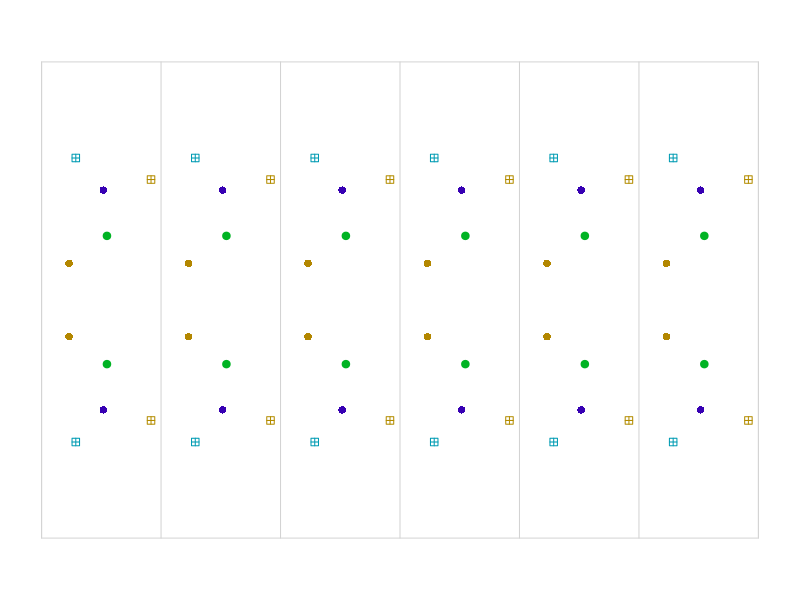
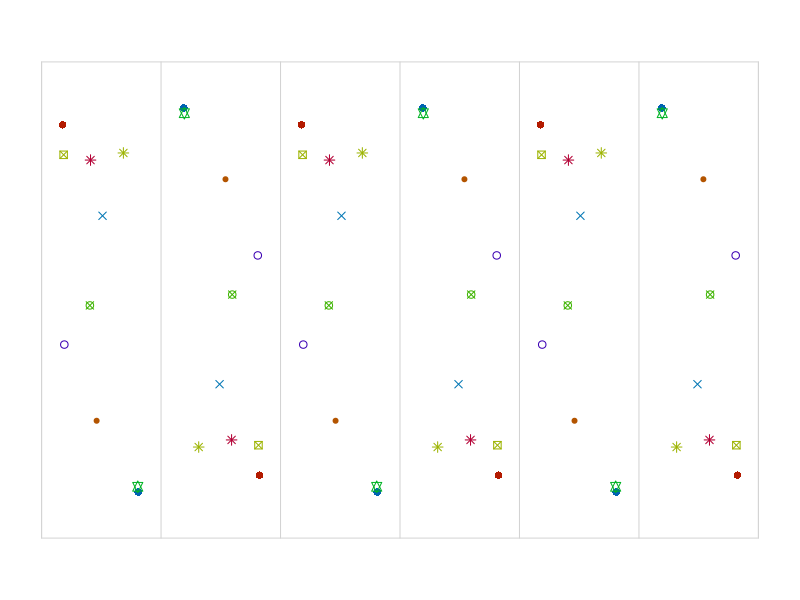
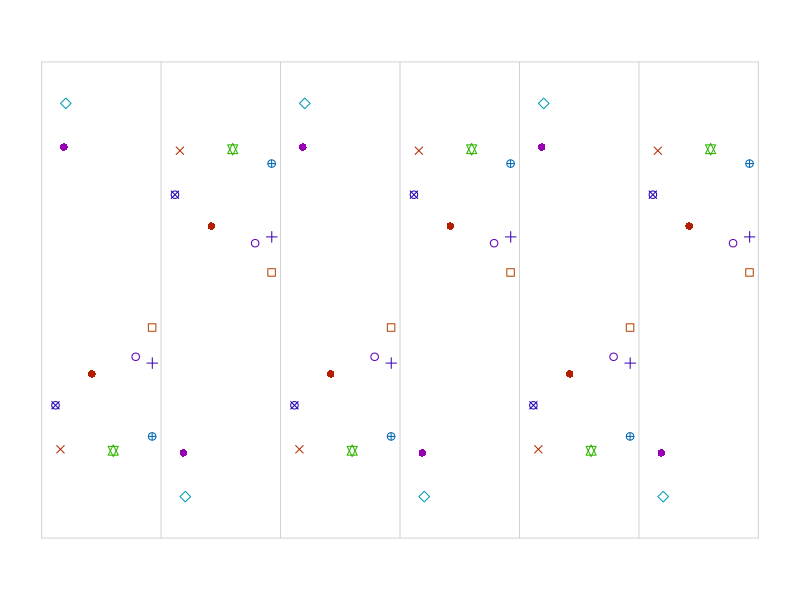
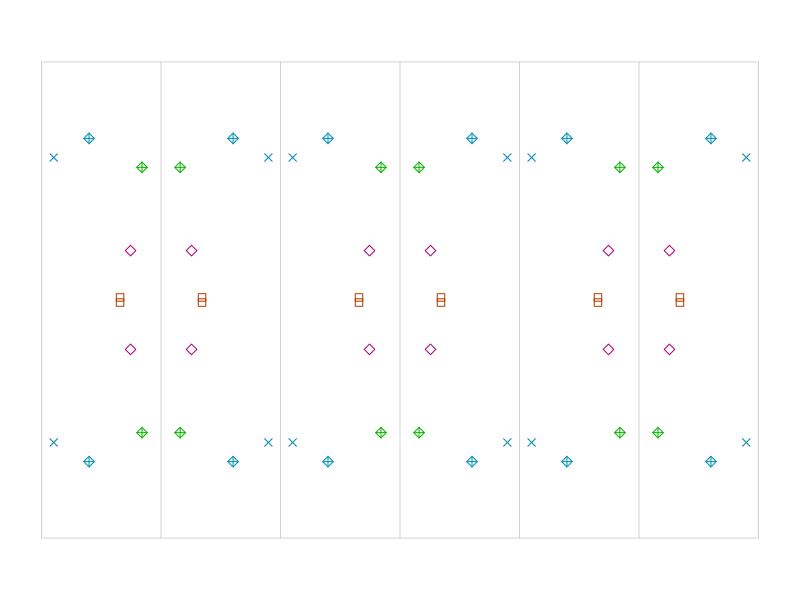
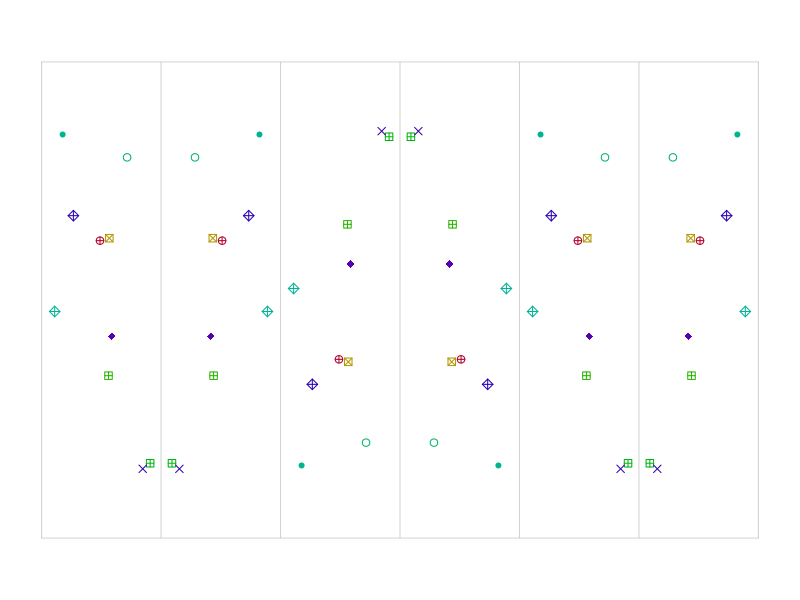
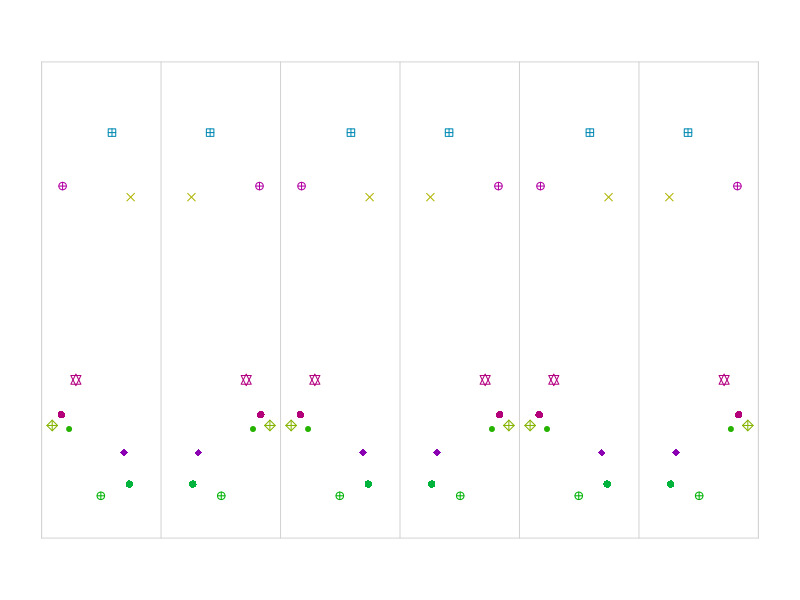
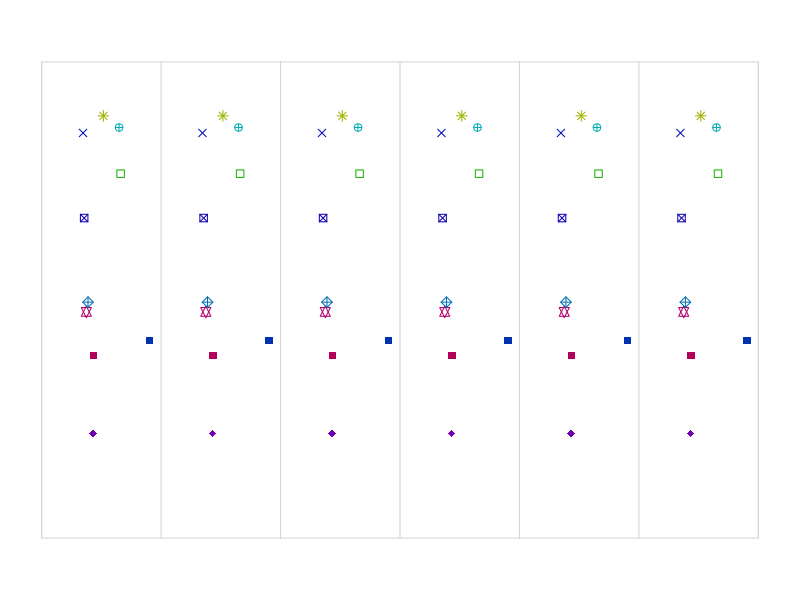

These figures' R source, in order:
## ---- chunk 1
fgs = sample(1:7,7)

sols = character()
for(i in 1:length(fgs)){
    sols = c(sols,paste0(1*(1:7==fgs[i]),collapse=""))
}

w1 = c("p1 (hop)","p11g (step)","p1m1 (sidle)","p2 (spinning hop)","p2mg (spinning sidle)","p11m (jump)","p2mm (spinning jump)")

wrds = w1[fgs]

# w2 = c("hop","step","sidle","spinning hop","spinning sidle","jump","spinning jump")
# wrd1a = w1[fg1]
# wrd1b = w2[fg1]
# wrd2a = w1[fg2]
# wrd2b = w2[fg2]


getbasedots = function(fg=1,n=4){
    if(fg<6){
        x = runif(2*n,0.05,0.95)
        y = runif(2*n)-0.5
        h = runif(2*n)
        p = sample(c(0,1,3,4,5,7,8,9,10,11,12,13,15,16,18,19,20),2*n,T)
    } else {
        x = runif(n,0.05,0.95)
        y = runif(n)-0.5
        h = runif(n)
        p = sample(c(0,1,3,4,5,7,8,9,10,11,12,13,15,16,18,19,20),n,T)
        x = c(x,x)
        y = c(y,-y)
        h = c(h,h)
        p = c(p,p) 
    }
    dots = data.frame(x,y,h,p)
    return(dots)
}

translate = function(dots,dx=1){
    tdots = data.frame(dots)
    tdots$x = dots$x+dx
    return(tdots)
}
rotate = function(dots,xr){
    tdots = data.frame(dots)
    tdots$x = tdots$x-xr
    tdots$x = -tdots$x+xr
    tdots$y = -tdots$y
    return(tdots)
}
glide = function(dots,dx){
    tdots = data.frame(dots)
    tdots$x = tdots$x+dx
    tdots$y = -tdots$y
    return(tdots)
}
mirror = function(dots,xr){
    tdots = data.frame(dots)
    tdots$x = tdots$x-xr
    tdots$x = -tdots$x+xr
    return(tdots)
}

drawdots = function(dots,fg,val=1){
    for(iii in 0:6){
        lines(c(iii,iii),c(-0.6,0.6),col="lightgrey")
    }
    points(dots$x,dots$y,col=hsv(dots$h,1,val),pch=dots$p)
    if(fg==1){
        for(i in 1:5){
            dots = translate(dots,1)
            points(dots$x,dots$y,col=hsv(dots$h,1,val),pch=dots$p)
        }
    }
    if(fg==2){
        for(i in 1:5){
            dots = glide(dots,1)
            points(dots$x,dots$y,col=hsv(dots$h,1,val),pch=dots$p)
        }
    }
    if(fg==3){
        for(i in 1:5){
            dots = mirror(dots,i)
            points(dots$x,dots$y,col=hsv(dots$h,1,val),pch=dots$p)
        }
    }
    if(fg==4){
        for(i in 1:5){
            dots = rotate(dots,i)
            points(dots$x,dots$y,col=hsv(dots$h,1,val),pch=dots$p)
        }
    }
    if(fg==5){
        for(i in 1:5){
            if(i%%2==1){
                dots = mirror(dots,i)
            } else {
                dots = rotate(dots,i)
            }
            points(dots$x,dots$y,col=hsv(dots$h,1,val),pch=dots$p)
        }
    }
    if(fg==6){
        for(i in 1:5){
            dots = translate(dots,1)
            points(dots$x,dots$y,col=hsv(dots$h,1,val),pch=dots$p)
        }
    }
    if(fg==7){
        for(i in 1:5){
            dots = mirror(dots,i)
            points(dots$x,dots$y,col=hsv(dots$h,1,val),pch=dots$p)
        }
    }
}



## ---- chunk 2
par(mar=c(0,0,0,0))
dots = getbasedots(fgs[1],5)
plot(0,0,type="n",xlim=c(-0.1,6.1),ylim=c(-0.7,0.7),axes=F,ann=F)
drawdots(dots,fgs[1],0.7)
polygon(c(0,0,6,6),c(-0.6,0.6,0.6,-0.6),border="lightgrey")
## ---- chunk 3
par(mar=c(0,0,0,0))
dots = getbasedots(fgs[2],5)
plot(0,0,type="n",xlim=c(-0.1,6.1),ylim=c(-0.7,0.7),axes=F,ann=F)
drawdots(dots,fgs[2],0.7)
polygon(c(0,0,6,6),c(-0.6,0.6,0.6,-0.6),border="lightgrey")
## ---- chunk 4
par(mar=c(0,0,0,0))
dots = getbasedots(fgs[3],5)
plot(0,0,type="n",xlim=c(-0.1,6.1),ylim=c(-0.7,0.7),axes=F,ann=F)
drawdots(dots,fgs[3],0.7)
polygon(c(0,0,6,6),c(-0.6,0.6,0.6,-0.6),border="lightgrey")
## ---- chunk 5
par(mar=c(0,0,0,0))
dots = getbasedots(fgs[4],5)
plot(0,0,type="n",xlim=c(-0.1,6.1),ylim=c(-0.7,0.7),axes=F,ann=F)
drawdots(dots,fgs[4],0.7)
polygon(c(0,0,6,6),c(-0.6,0.6,0.6,-0.6),border="lightgrey")
## ---- chunk 6
par(mar=c(0,0,0,0))
dots = getbasedots(fgs[5],5)
plot(0,0,type="n",xlim=c(-0.1,6.1),ylim=c(-0.7,0.7),axes=F,ann=F)
drawdots(dots,fgs[5],0.7)
polygon(c(0,0,6,6),c(-0.6,0.6,0.6,-0.6),border="lightgrey")
## ---- chunk 7
par(mar=c(0,0,0,0))
dots = getbasedots(fgs[6],5)
plot(0,0,type="n",xlim=c(-0.1,6.1),ylim=c(-0.7,0.7),axes=F,ann=F)
drawdots(dots,fgs[6],0.7)
polygon(c(0,0,6,6),c(-0.6,0.6,0.6,-0.6),border="lightgrey")
## ---- chunk 8
par(mar=c(0,0,0,0))
dots = getbasedots(fgs[7],5)
plot(0,0,type="n",xlim=c(-0.1,6.1),ylim=c(-0.7,0.7),axes=F,ann=F)
drawdots(dots,fgs[7],0.7)
polygon(c(0,0,6,6),c(-0.6,0.6,0.6,-0.6),border="lightgrey")
